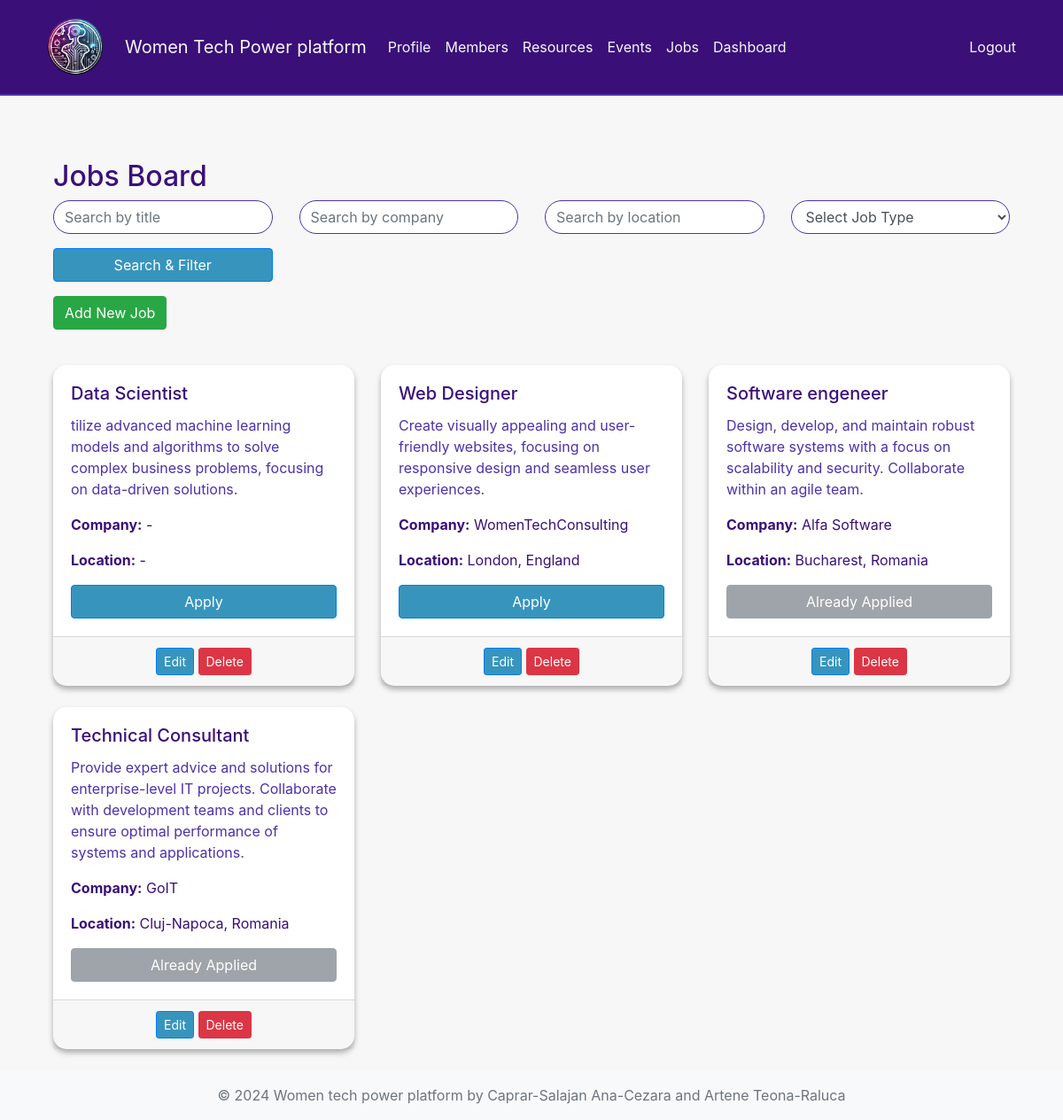
/proiectPHP/list_jobs.php (signed in), run on the app's committed database.
### tables this page shows
CREATE TABLE `jobs` (
  `id` int(11) NOT NULL,
  `title` varchar(255) NOT NULL,
  `description` text DEFAULT NULL,
  `company` varchar(100) DEFAULT NULL,
  `location` varchar(100) DEFAULT NULL,
  `job_type` enum('full-time','part-time','internship','freelance') DEFAULT NULL,
  `posted_by` int(11) DEFAULT NULL,
  `created_at` timestamp NOT NULL DEFAULT current_timestamp()
);

### proiectPHP/list_jobs.php (the view, shortened to what this page needs)
<?php
    include_once "includes/header.php";
    $isAdmin = isset($_SESSION['role']) && $_SESSION['role'] === 'admin';
    $userId = $_SESSION['user_id'];
    $database = new Database();
    $db = $database->getConnection();
    $searchTitle = isset($_GET['title']) ? $_GET['title'] : '';
    $searchCompany = isset($_GET['company']) ? $_GET['company'] : '';
    $searchLocation = isset($_GET['location']) ? $_GET['location'] : '';
    $query = "SELECT * FROM jobs WHERE 1=1";
    $params = [];
    $query .= " ORDER BY created_at DESC";
    $stmt = $db->prepare($query);
    $stmt->execute($params);
    function hasApplied($db, $userId, $jobId) {
        $checkQuery = "SELECT COUNT(*) FROM job_applications WHERE member_id = ? AND job_id = ?";
        $checkStmt = $db->prepare($checkQuery);
        $checkStmt->execute([$userId, $jobId]);
        return $checkStmt->fetchColumn() > 0;
    }
?>
<div class="container mt-5">
    <h2>Jobs Board</h2>
    <form method="GET" class="mb-3">
        <div class="row">
            <div class="col-lg-3 col-md-6 mb-3">
                <input type="text" name="title" class="form-control" placeholder="Search by title" value="<?php echo htmlspecialchars($searchTitle); ?>">
            </div>
            <div class="col-lg-3 col-md-6 mb-3">
                <input type="text" name="company" class="form-control" placeholder="Search by company" value="<?php echo htmlspecialchars($searchCompany); ?>">
            </div>
            <div class="col-lg-3 col-md-6 mb-3">
                <input type="text" name="location" class="form-control" placeholder="Search by location" value="<?php echo htmlspecialchars($searchLocation); ?>">
            </div>
            <div class="col-lg-3 col-md-6 mb-3">
                <select name="job_type" class="form-control">
                    <option value="">Select Job Type</option>
                </select>
            </div>
            <div class="col-md-3">
                <button type="submit" class="btn btn-primary btn-block">Search & Filter</button>
            </div>
        </div>
    </form>
    <?php if ($isAdmin): ?>
        <button class="btn btn-success mb-3" data-toggle="collapse" data-target="#addJobForm">Add New Job</button>
    <?php endif; ?>
    <div class="row mt-4">
        <?php while ($job = $stmt->fetch(PDO::FETCH_ASSOC)): ?>
            <div class="col-md-4 mb-4">
                <div class="card">
                    <div class="card-body">
                        <h5 class="card-title"><?php echo htmlspecialchars($job['title']); ?></h5>
                        <p class="card-text"><?php echo htmlspecialchars($job['description']); ?></p>
                        <p><strong>Company:</strong> <?php echo htmlspecialchars($job['company']); ?></p>
                        <p><strong>Location:</strong> <?php echo htmlspecialchars($job['location']); ?></p>
                        <?php if (hasApplied($db, $userId, $job['id'])): ?>
                            <button class="btn btn-secondary btn-block" disabled>Already Applied</button>
                        <?php else: ?>
                            <form method="POST">
                                <button type="submit" name="apply_job" class="btn btn-primary btn-block">Apply</button>
                            </form>
                        <?php endif; ?>
                    </div>
                    <?php if ($isAdmin): ?>
                        <div class="card-footer text-center">
                            <a href="edit_job.php?id=<?php echo $job['id']; ?>" class="btn btn-primary btn-sm">Edit</a>
                            <a href="delete_job.php?id=<?php echo $job['id']; ?>" class="btn btn-danger btn-sm" onclick="return confirm('Are you sure you want to delete this job?');">Delete</a>
                        </div>
                    <?php endif; ?>
                </div>
            </div>
        <?php endwhile; ?>
    </div>
</div>
<?php include_once "includes/footer.php"; ?>

### proiectPHP/css/style.css (style rules this page uses)
body { min-height: 100vh; display: flex; flex-direction: column; }
.container { flex: 1; }
body { background-color: #F7F7F8; color: #3A1078; }
.card { border: none; border-radius: 15px; box-shadow: 0 4px 6px rgba(0, 0, 0, 0.2); transition: transform 0.3s ease, box-shadow 0.3s ease; }
.card-title { color: #3A1078; }
.card-text { color: #4E31AA; }
.btn-primary { background-color: #3795BD; }
.form-control { border: 1px solid #4E31AA; border-radius: 50px; }
.card { border: none; box-shadow: 0 4px 6px rgba(0, 0, 0, 0.3); border-radius: 15px; }

### data on the page
jobs: title "Data Scientist", description "tilize advanced machine learning models and algorithms to solve complex business problems, focusing on data-driven solutions.", company "-", location "-"
jobs: title "Web Designer", description "Create visually appealing and user-friendly websites, focusing on responsive design and seamless user experiences.", company "WomenTechConsulting", location "London, England"
jobs: title "Software engeneer", description "Design, develop, and maintain robust software systems with a focus on scalability and security. Collaborate within an agile team.", company "Alfa Software", location "Bucharest, Romania", shows "Already Applied"
jobs: title "Technical Consultant", description "Provide expert advice and solutions for enterprise-level IT projects. Collaborate with development teams and clients to ensure optimal performance of systems and applications.", company "GoIT", location "Cluj-Napoca, Romania", shows "Already Applied"
